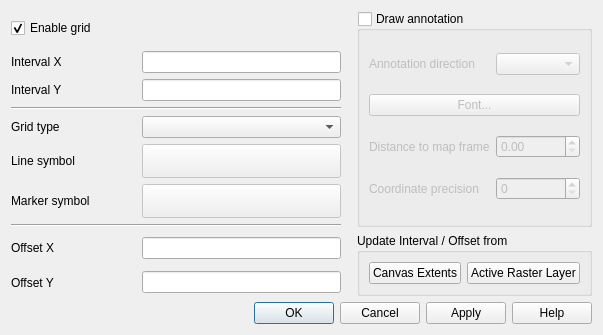
<?xml version="1.0" encoding="UTF-8"?>
<ui version="4.0">
 <class>QgsDecorationGridDialog</class>
 <widget class="QDialog" name="QgsDecorationGridDialog">
  <property name="geometry">
   <rect>
    <x>0</x>
    <y>0</y>
    <width>603</width>
    <height>335</height>
   </rect>
  </property>
  <property name="windowTitle">
   <string>Grid properties</string>
  </property>
  <layout class="QVBoxLayout" name="verticalLayout">
   <property name="sizeConstraint">
    <enum>QLayout::SetMinimumSize</enum>
   </property>
   <item>
    <layout class="QGridLayout" name="gridLayout_3" columnstretch="0,0,0,0,0" columnminimumwidth="125,100,0,0,0">
     <item row="0" column="0">
      <widget class="QCheckBox" name="chkEnable">
       <property name="sizePolicy">
        <sizepolicy hsizetype="Minimum" vsizetype="Minimum">
         <horstretch>0</horstretch>
         <verstretch>0</verstretch>
        </sizepolicy>
       </property>
       <property name="layoutDirection">
        <enum>Qt::LeftToRight</enum>
       </property>
       <property name="text">
        <string>Enable grid</string>
       </property>
       <property name="checked">
        <bool>true</bool>
       </property>
      </widget>
     </item>
     <item row="1" column="0">
      <widget class="QLabel" name="mIntervalXLabel">
       <property name="text">
        <string>Interval X</string>
       </property>
       <property name="wordWrap">
        <bool>true</bool>
       </property>
      </widget>
     </item>
     <item row="2" column="0">
      <widget class="QLabel" name="mIntervalYLabel">
       <property name="text">
        <string>Interval Y</string>
       </property>
       <property name="wordWrap">
        <bool>true</bool>
       </property>
      </widget>
     </item>
     <item row="3" column="0" colspan="2">
      <widget class="Line" name="line_2">
       <property name="orientation">
        <enum>Qt::Horizontal</enum>
       </property>
      </widget>
     </item>
     <item row="4" column="0">
      <widget class="QLabel" name="mGridTypeLabel">
       <property name="accessibleName">
        <string extracomment="Hello translotor"/>
       </property>
       <property name="text">
        <string>Grid type</string>
       </property>
       <property name="wordWrap">
        <bool>true</bool>
       </property>
      </widget>
     </item>
     <item row="5" column="0">
      <widget class="QLabel" name="mLineSymbolLabel">
       <property name="text">
        <string>Line symbol</string>
       </property>
       <property name="wordWrap">
        <bool>true</bool>
       </property>
      </widget>
     </item>
     <item row="4" column="1">
      <widget class="QComboBox" name="mGridTypeComboBox">
       <property name="sizePolicy">
        <sizepolicy hsizetype="Minimum" vsizetype="Fixed">
         <horstretch>0</horstretch>
         <verstretch>0</verstretch>
        </sizepolicy>
       </property>
       <property name="minimumSize">
        <size>
         <width>100</width>
         <height>0</height>
        </size>
       </property>
      </widget>
     </item>
     <item row="5" column="1">
      <widget class="QPushButton" name="mLineSymbolButton">
       <property name="enabled">
        <bool>false</bool>
       </property>
       <property name="sizePolicy">
        <sizepolicy hsizetype="Minimum" vsizetype="Preferred">
         <horstretch>0</horstretch>
         <verstretch>0</verstretch>
        </sizepolicy>
       </property>
       <property name="minimumSize">
        <size>
         <width>100</width>
         <height>0</height>
        </size>
       </property>
       <property name="text">
        <string/>
       </property>
      </widget>
     </item>
     <item row="1" column="2">
      <spacer name="horizontalSpacer">
       <property name="orientation">
        <enum>Qt::Horizontal</enum>
       </property>
       <property name="sizeType">
        <enum>QSizePolicy::Fixed</enum>
       </property>
       <property name="sizeHint" stdset="0">
        <size>
         <width>10</width>
         <height>20</height>
        </size>
       </property>
      </spacer>
     </item>
     <item row="0" column="3" rowspan="8" colspan="2">
      <widget class="QGroupBox" name="mDrawAnnotationCheckBox">
       <property name="title">
        <string>Draw annotation</string>
       </property>
       <property name="flat">
        <bool>false</bool>
       </property>
       <property name="checkable">
        <bool>true</bool>
       </property>
       <property name="checked">
        <bool>false</bool>
       </property>
       <layout class="QGridLayout" name="gridLayout">
        <property name="sizeConstraint">
         <enum>QLayout::SetMinimumSize</enum>
        </property>
        <item row="0" column="0">
         <widget class="QLabel" name="mAnnotationDirectionLabel">
          <property name="frameShape">
           <enum>QFrame::NoFrame</enum>
          </property>
          <property name="text">
           <string>Annotation direction</string>
          </property>
          <property name="wordWrap">
           <bool>true</bool>
          </property>
         </widget>
        </item>
        <item row="0" column="1">
         <widget class="QComboBox" name="mAnnotationDirectionComboBox"/>
        </item>
        <item row="1" column="0" colspan="2">
         <widget class="QPushButton" name="mAnnotationFontButton">
          <property name="text">
           <string>Font...</string>
          </property>
         </widget>
        </item>
        <item row="2" column="0">
         <widget class="QLabel" name="mDistanceToFrameLabel">
          <property name="text">
           <string>Distance to map frame</string>
          </property>
          <property name="wordWrap">
           <bool>true</bool>
          </property>
         </widget>
        </item>
        <item row="2" column="1">
         <widget class="QDoubleSpinBox" name="mDistanceToMapFrameSpinBox"/>
        </item>
        <item row="3" column="0">
         <widget class="QLabel" name="mCoordinatePrecisionLabel">
          <property name="text">
           <string>Coordinate precision</string>
          </property>
          <property name="wordWrap">
           <bool>true</bool>
          </property>
         </widget>
        </item>
        <item row="3" column="1">
         <widget class="QSpinBox" name="mCoordinatePrecisionSpinBox"/>
        </item>
       </layout>
      </widget>
     </item>
     <item row="6" column="0">
      <widget class="QLabel" name="mMarkerSymbolLabel">
       <property name="text">
        <string>Marker symbol</string>
       </property>
      </widget>
     </item>
     <item row="6" column="1">
      <widget class="QPushButton" name="mMarkerSymbolButton">
       <property name="enabled">
        <bool>false</bool>
       </property>
       <property name="sizePolicy">
        <sizepolicy hsizetype="Minimum" vsizetype="Preferred">
         <horstretch>0</horstretch>
         <verstretch>0</verstretch>
        </sizepolicy>
       </property>
       <property name="minimumSize">
        <size>
         <width>100</width>
         <height>0</height>
        </size>
       </property>
       <property name="text">
        <string/>
       </property>
      </widget>
     </item>
     <item row="7" column="0" colspan="2">
      <widget class="Line" name="line_3">
       <property name="orientation">
        <enum>Qt::Horizontal</enum>
       </property>
      </widget>
     </item>
     <item row="8" column="0">
      <widget class="QLabel" name="mOffsetXLabel">
       <property name="text">
        <string>Offset X</string>
       </property>
       <property name="wordWrap">
        <bool>true</bool>
       </property>
      </widget>
     </item>
     <item row="9" column="0">
      <widget class="QLabel" name="mOffsetYLabel">
       <property name="text">
        <string>Offset Y</string>
       </property>
       <property name="wordWrap">
        <bool>true</bool>
       </property>
      </widget>
     </item>
     <item row="8" column="3" rowspan="2" colspan="2">
      <widget class="QGroupBox" name="groupBox">
       <property name="title">
        <string>Update Interval / Offset from</string>
       </property>
       <layout class="QGridLayout" name="gridLayout_2">
        <item row="0" column="0">
         <widget class="QPushButton" name="mPbtnUpdateFromExtents">
          <property name="text">
           <string>Canvas Extents</string>
          </property>
         </widget>
        </item>
        <item row="0" column="1">
         <widget class="QPushButton" name="mPbtnUpdateFromLayer">
          <property name="text">
           <string>Active Raster Layer</string>
          </property>
         </widget>
        </item>
       </layout>
      </widget>
     </item>
     <item row="1" column="1">
      <widget class="QLineEdit" name="mIntervalXEdit"/>
     </item>
     <item row="2" column="1">
      <widget class="QLineEdit" name="mIntervalYEdit"/>
     </item>
     <item row="8" column="1">
      <widget class="QLineEdit" name="mOffsetXEdit"/>
     </item>
     <item row="9" column="1">
      <widget class="QLineEdit" name="mOffsetYEdit"/>
     </item>
    </layout>
   </item>
   <item>
    <widget class="QDialogButtonBox" name="buttonBox">
     <property name="orientation">
      <enum>Qt::Horizontal</enum>
     </property>
     <property name="standardButtons">
      <set>QDialogButtonBox::Apply|QDialogButtonBox::Cancel|QDialogButtonBox::Help|QDialogButtonBox::Ok</set>
     </property>
    </widget>
   </item>
  </layout>
 </widget>
 <tabstops>
  <tabstop>chkEnable</tabstop>
  <tabstop>mIntervalXEdit</tabstop>
  <tabstop>mIntervalYEdit</tabstop>
  <tabstop>mGridTypeComboBox</tabstop>
  <tabstop>mLineSymbolButton</tabstop>
  <tabstop>mMarkerSymbolButton</tabstop>
  <tabstop>mOffsetXEdit</tabstop>
  <tabstop>mOffsetYEdit</tabstop>
  <tabstop>mDrawAnnotationCheckBox</tabstop>
  <tabstop>mAnnotationDirectionComboBox</tabstop>
  <tabstop>mAnnotationFontButton</tabstop>
  <tabstop>mDistanceToMapFrameSpinBox</tabstop>
  <tabstop>mCoordinatePrecisionSpinBox</tabstop>
  <tabstop>mPbtnUpdateFromExtents</tabstop>
  <tabstop>mPbtnUpdateFromLayer</tabstop>
  <tabstop>buttonBox</tabstop>
 </tabstops>
 <resources/>
 <connections/>
</ui>
